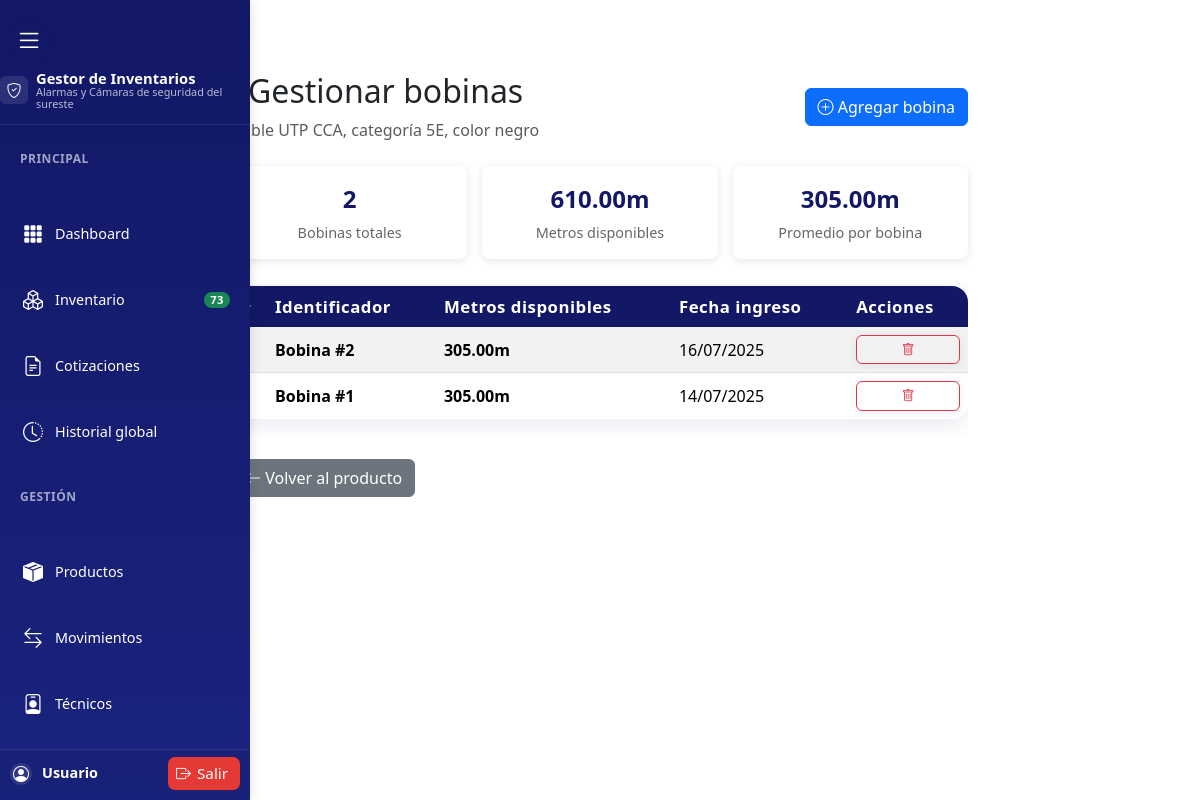
Page /bobinas/gestionar.php?product_id=72 (signed in) on the earlier database version.
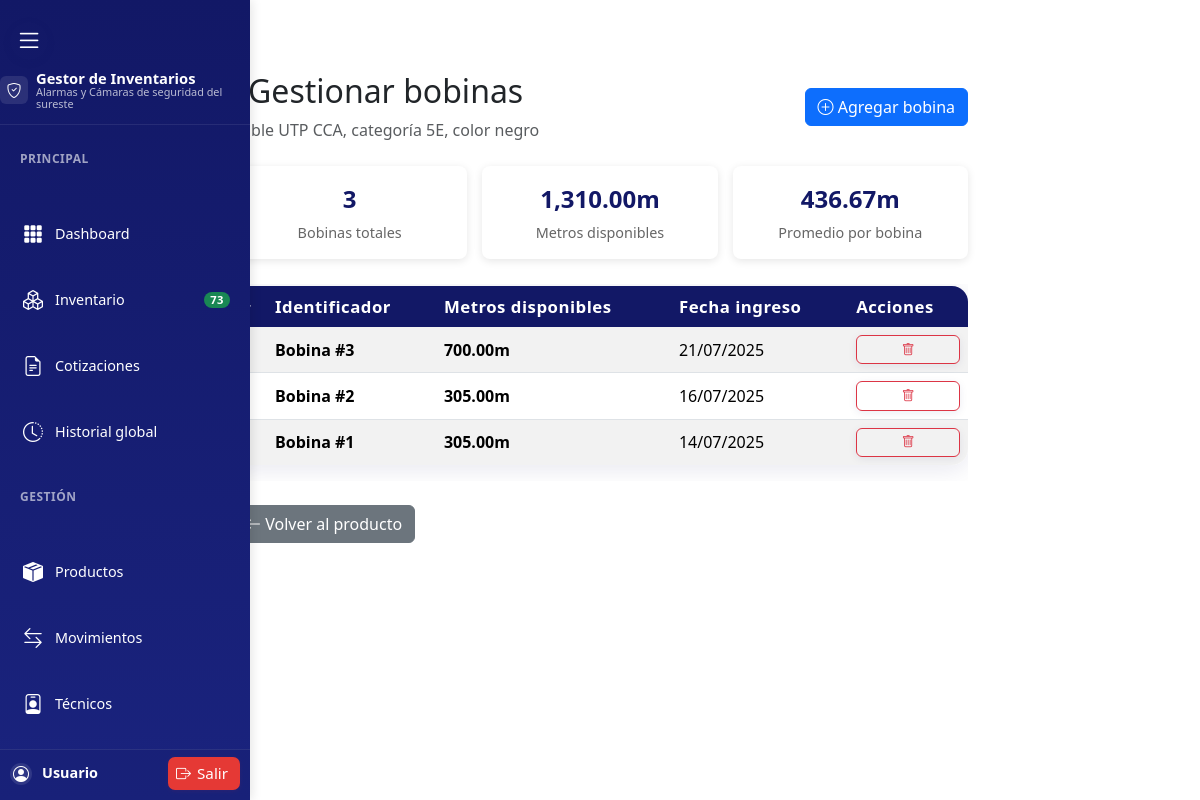
Same page on the later database version.
### tables this page shows
CREATE TABLE `products` (
  `product_id` int(11) NOT NULL,
  `product_name` varchar(300) DEFAULT NULL,
  `sku` varchar(50) DEFAULT NULL,
  `barcode` varchar(50) DEFAULT NULL,
  `price` decimal(10,2) DEFAULT NULL,
  `cost_price` decimal(10,2) DEFAULT NULL,
  `quantity` int(11) DEFAULT NULL,
  `min_stock` int(11) DEFAULT NULL,
  `max_stock` int(11) DEFAULT NULL,
  `supplier_id` int(11) DEFAULT NULL,
  `category_id` int(11) DEFAULT NULL,
  `description` text DEFAULT NULL,
  `image` varchar(255) DEFAULT NULL,
  `tipo_gestion` enum('normal','bobina','bolsa','par','kit') DEFAULT NULL,
  `unit_measure` varchar(20) DEFAULT NULL,
  `is_active` tinyint(1) DEFAULT NULL,
  `created_at` timestamp NOT NULL DEFAULT current_timestamp(),
  `updated_at` timestamp NOT NULL DEFAULT current_timestamp() ON UPDATE current_timestamp()
);

CREATE TABLE `bobinas` (
  `bobina_id` int(11) NOT NULL,
  `product_id` int(11) DEFAULT NULL,
  `metros_actuales` decimal(10,2) DEFAULT NULL,
  `identificador` varchar(100) DEFAULT NULL,
  `is_active` tinyint(1) DEFAULT 1,
  `created_at` timestamp NOT NULL DEFAULT current_timestamp()
);

### bobinas/gestionar.php (the view, shortened to what this page needs)
<?php
require_once '../connection.php';
$product_id = intval($_GET['product_id']);
$stmt = $mysqli->prepare('SELECT product_name, tipo_gestion FROM products WHERE product_id = ?');
$stmt->bind_param('i', $product_id);
$stmt->execute();
$stmt->bind_result($product_name, $tipo_gestion);
$bobinas = $mysqli->query("SELECT * FROM bobinas WHERE product_id = $product_id ORDER BY created_at DESC");
$stats = $mysqli->query("SELECT
    COUNT(*) as total_bobinas,
    SUM(metros_actuales) as metros_actuales_totales,
    AVG(metros_actuales) as promedio_metros
FROM bobinas WHERE product_id = $product_id")->fetch_assoc();
?>
<!DOCTYPE html>
<html lang="es">
<head>
    <link rel="stylesheet" href="../assets/css/style.css">
    <link rel="stylesheet" href="https://cdn.jsdelivr.net/npm/bootstrap-icons@1.11.3/font/bootstrap-icons.css">
    <link href="https://cdn.jsdelivr.net/npm/bootstrap@5.3.2/dist/css/bootstrap.min.css" rel="stylesheet">
</head>
<body>
<?php include '../includes/sidebar.php'; ?>
<main class="main-content">
    <div class="d-flex justify-content-between align-items-center mb-4">
        <div>
            <h2>Gestionar bobinas</h2>
            <p class="text-muted mb-0"><?= htmlspecialchars($product_name) ?></p>
        </div>
        <a href="add.php?product_id=<?= $product_id ?>" class="btn btn-primary">
            <i class="bi bi-plus-circle"></i> Agregar bobina
        </a>
    </div>
    <div class="stats-cards">
        <div class="stat-card">
            <div class="stat-number"><?= $stats['total_bobinas'] ?: 0 ?></div>
            <div class="stat-label">Bobinas totales</div>
        </div>
        <div class="stat-card">
            <div class="stat-number"><?= number_format($stats['metros_actuales_totales'] ?: 0, 2) ?>m</div>
            <div class="stat-label">Metros disponibles</div>
        </div>
        <div class="stat-card">
            <div class="stat-number"><?= number_format($stats['promedio_metros'] ?: 0, 2) ?>m</div>
            <div class="stat-label">Promedio por bobina</div>
        </div>
    </div>
    <?php if ($bobinas && $bobinas->num_rows > 0): ?>
        <div class="table-responsive">
            <table class="table table-striped table-hover">
                <thead>
                    <tr>
                        <th>#</th>
                        <th>Identificador</th>
                        <th>Metros disponibles</th>
                        <th>Fecha ingreso</th>
                        <th>Acciones</th>
                    </tr>
                </thead>
                <tbody>
                    <?php $i=1; while ($bobina = $bobinas->fetch_assoc()): ?>
                        <tr class="bobina-row">
                            <td><?= $i++ ?></td>
                            <td>
                                <?php if ($bobina['identificador']): ?>
                                    <strong><?= htmlspecialchars($bobina['identificador']) ?></strong>
                                <?php else: ?>
                                    <span class="text-muted">Bobina #<?= $bobina['bobina_id'] ?></span>
                                <?php endif; ?>
                            </td>
                            <td class="metros-disponibles"><?= number_format($bobina['metros_actuales'], 2) ?>m</td>
                            <td><?= date('d/m/Y', strtotime($bobina['created_at'])) ?></td>
                            <td>
                                <form method="POST" style="display: inline;" onsubmit="return confirm('¿Estás seguro de eliminar esta bobina?')">
                                    <button type="submit" name="eliminar_bobina" class="btn btn-outline-danger btn-eliminar"
                                            title="Eliminar bobina">
                                        <i class="bi bi-trash"></i>
                                    </button>
                                </form>
                            </td>
                        </tr>
                    <?php endwhile; ?>
                </tbody>
            </table>
        </div>
    <?php endif; ?>
    <div class="mt-4">
        <a href="../products/edit.php?id=<?= $product_id ?>" class="btn btn-secondary">
            <i class="bi bi-arrow-left"></i> Volver al producto
        </a>
    </div>
</main>
</body>
</html>

### includes/sidebar.php (shortened to what this page needs)
<?php
if (!isset($total_products)) {
    require_once __DIR__ . '/../connection.php';
    $total_query = "SELECT COUNT(*) as total FROM products";
    $total_result = $mysqli->query($total_query);
    $total_products = $total_result ? $total_result->fetch_assoc()['total'] : 0;
}
?>
<?php $current_script = basename($_SERVER['SCRIPT_NAME']); ?>
<aside class="sidebar" id="sidebar">
    <div class="sidebar-header sidebar-header-compact">
        <div class="sidebar-toggle-container">
            <button id="toggleSidebar" aria-label="Mostrar/ocultar menú">
                <i class="bi bi-list"></i>
            </button>
        </div>
        <div class="sidebar-brand sidebar-brand-compact">
            <div class="brand-logo brand-logo-compact">
                <i class="bi bi-shield-check"></i>
            </div>
            <div class="brand-text brand-text-compact">
                <h1>Gestor de Inventarios</h1>
                <p>Alarmas y Cámaras de seguridad del sureste</p>
            </div>
        </div>
    </div>
    <nav class="sidebar-nav">
        <div class="nav-section">
            <div class="nav-section-header">
                <span class="section-title">Principal</span>
            </div>
            <div class="nav-links">
                <a href="../dashboard/index.php" class="sidebar-dashboard" title="Dashboard">
                    <i class="bi bi-grid-3x3-gap-fill"></i>
                    <span class="nav-text">Dashboard</span>
                </a>
                <a href="../inventory/index.php" class="sidebar-inventario" title="Inventario">
                    <i class="bi bi-boxes"></i>
                    <span class="nav-text">Inventario</span>
                    <span class="badge bg-success"><?= $total_products ?></span>
                </a>
                <a href="../cotizaciones/index.php" class="sidebar-cotizaciones<?php if ($current_script === 'index.php' && strpos($_SERVER['SCRIPT_NAME'], '/cotizaciones/') !== false) echo ' active'; ?>" title="Cotizaciones">
                    <i class="bi bi-file-earmark-text"></i>
                    <span class="nav-text">Cotizaciones</span>
                </a>
                <a href="../cotizaciones/historial_global.php" class="sidebar-historial-global<?php if ($current_script === 'historial_global.php') echo ' active'; ?>" title="Historial global">
                    <i class="bi bi-clock-history"></i>
                    <span class="nav-text">Historial global</span>
                </a>
            </div>
        </div>
        <div class="nav-section">
            <div class="nav-section-header">
                <span class="section-title">Gestión</span>
            </div>
            <div class="nav-links">
                <a href="../products/list.php" class="sidebar-productos" title="Productos">
                    <i class="bi bi-box-seam-fill"></i>
                    <span class="nav-text">Productos</span>
                </a>
                <a href="../movements/index.php" class="sidebar-movimientos" title="Movimientos">
                    <i class="bi bi-arrow-left-right"></i>
                    <span class="nav-text">Movimientos</span>
                </a>
                <a href="../tecnicos/index.php" class="sidebar-tecnicos" title="Técnicos">
                    <i class="bi bi-person-badge"></i>
                    <span class="nav-text">Técnicos</span>
                </a>
                <a href="../products/categories.php" class="sidebar-categorias" title="Categorías">
                </a>
            </div>
        </div>
    </nav>
    <div class="sidebar-footer mid-compact-footer">
        <div class="mid-compact-user-row">
            <span class="user-avatar mid-compact-avatar"><i class="bi bi-person-circle"></i></span>
            <span class="user-name mid-compact-name">Usuario</span>
            <a href="../auth/logout.php" class="mid-compact-logout" title="Cerrar sesión">
                <i class="bi bi-box-arrow-right"></i>
                <span class="logout-text">Salir</span>
            </a>
        </div>
    </div>
</aside>

### bobinas/gestionar.php (style rules this page uses)
.main-content { max-width: 800px; margin: 40px auto 0 auto; }
.stats-cards { display: grid; grid-template-columns: repeat(auto-fit, minmax(200px, 1fr)); gap: 15px; margin-bottom: 25px; }
.stat-card { background: #fff; padding: 15px; border-radius: 8px; box-shadow: 0 2px 8px rgba(0,0,0,0.1); text-align: center; }
.stat-number { font-size: 1.5rem; font-weight: 700; color: #121866; }
.stat-label { font-size: 0.9rem; color: #666; margin-top: 5px; }
.bobina-row { transition: all 0.2s ease; }
.metros-disponibles { color: #28a745; font-weight: 600; }
.btn-eliminar { padding: 4px 8px; font-size: 0.8rem; }

Differences in the rows shown:
added bobinas: identificador "Bobina #3", metros_actuales "700.00", created_at "21/07/2025"
Other differences:
$stats['total_bobinas'] ?: 0: "2" → "3"
$stats['metros_actuales_totales'] ?: 0: "610.00" → "1,310.00"
$stats['promedio_metros'] ?: 0: "305.00" → "436.67"
